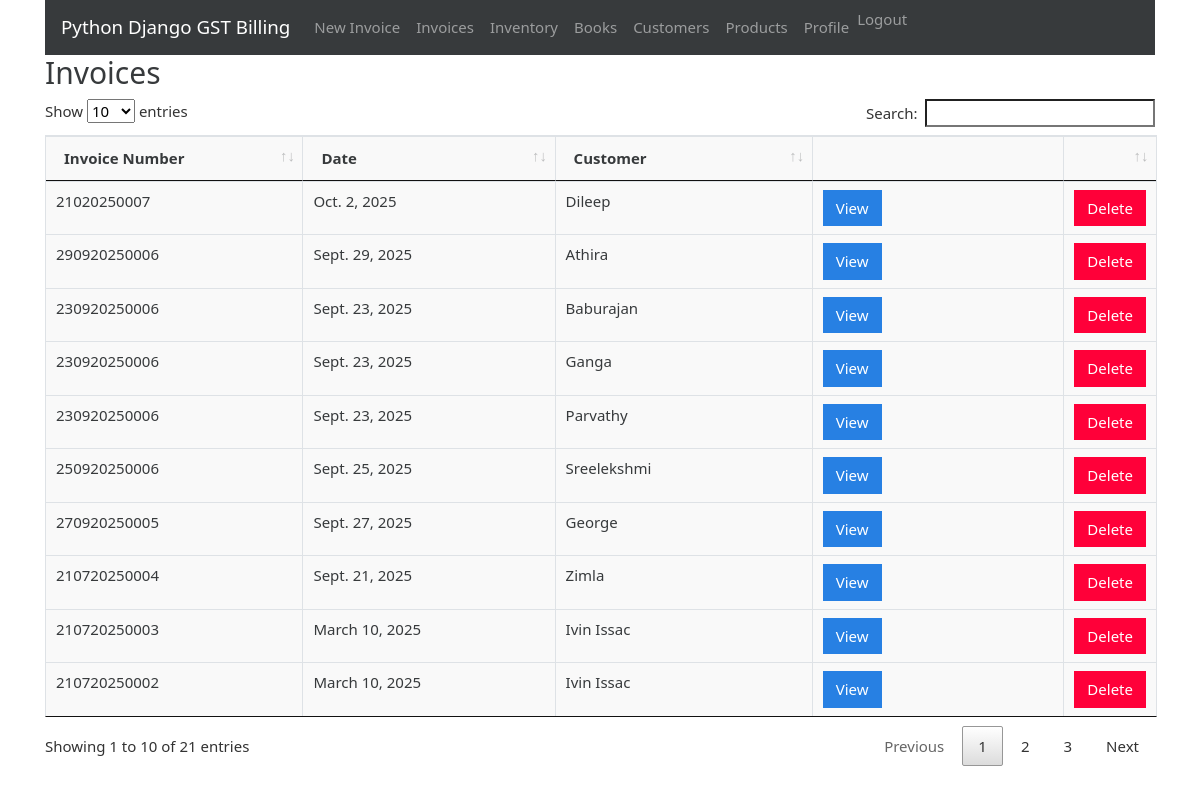
Page /invoices (signed in) on the committed database.
### gstbillingapp/models.py (models this page shows, shortened)
class Invoice(models.Model):
    user = models.ForeignKey(User, null=True, blank=True, on_delete=models.SET_NULL)
    invoice_number = models.IntegerField()
    invoice_date = models.DateField()
    invoice_customer = models.ForeignKey(
        'Customer',
        on_delete=models.SET_NULL,
        null=True
    )
    invoice_json = models.TextField()
    inventory_reflected = models.BooleanField(default=True)
    books_reflected = models.BooleanField(default=True)

class Customer(models.Model):
    user = models.ForeignKey(User, null=True, blank=True, on_delete=models.SET_NULL)
    customer_name = models.CharField(max_length=200)
    customer_address = models.TextField(max_length=600, blank=True, null=True)
    customer_phone = models.CharField(max_length=14, blank=True, null=True)
    customer_gst = models.CharField(max_length=15, blank=True, null=True)
    def __str__(self):
        return self.customer_name

### gstbillingapp/views.py (the view)
# urls.py: path('invoices', views.invoices, name='invoices'),
@login_required
def invoices(request):
    context = {}
    context['invoices'] = Invoice.objects.filter(user=request.user).order_by('-id')
    return render(request, 'gstbillingapp/invoices.html', context)

### gstbillingapp/templates/gstbillingapp/invoices.html (shortened to what this page needs)
{% extends "gstbillingapp/base.html" %}
{% load static %}
{% block content %}
		<h2>Invoices</h2>
		<table class="table table-bordered" id="invoice-table">
		<thead>
			<tr>
				<th>Invoice Number</th>
				<th>Date</th>
				<th>Customer</th>
				<th></th>
				<th></th>
			</tr>
		</thead>
		<tbody class="two-col-form">
			{% for invoice in invoices %}
			<tr>
 				<td>{{invoice.invoice_number}}</td>
 				<td>{{invoice.invoice_date}}</td>
 				<td>{{invoice.invoice_customer}}</td>
				 <td><a href="{% url 'invoice_viewer' invoice.id %}"><button type="button" class="btn btn-primary">View</button></a></td>
				 <td><button type="button" class="btn btn-danger" data-toggle="modal" data-target="#invoiceDeleteModal" data-invoice-id="{{invoice.id}}" data-invoice-number="{{invoice.invoice_number}}, for {{invoice.invoice_customer}}">Delete</button></td>
			</tr>
			{% endfor %}
		</tbody>
		</table>
{% endblock %}

### gstbillingapp/templates/gstbillingapp/base.html (shortened to what this page needs)
{% load static %}
<!doctype html>
<html lang="en">
<head>
	<link rel="stylesheet" href="{% static "gstbillingapp/bootstrap-4.4.1-dist/css/bootstrap-cosmo.min.css" %}">
	<link rel="stylesheet" href="{% static "gstbillingapp/main.css" %}">
	<link rel="stylesheet" href="{% static "gstbillingapp/DataTables/jquery.dataTables.min.css" %}">
	<link rel="stylesheet" href="{% static "gstbillingapp/DataTables/dataTables.bootstrap4.min.css" %}">
</head>
<body>
	<div class="container">
		{% include "gstbillingapp/navbar.html" %}
		{% block content %}{% endblock %}
	</div>
</body>
</html>

### gstbillingapp/templates/gstbillingapp/navbar.html (shortened to what this page needs)
<nav class="navbar navbar-expand-lg navbar-dark bg-dark">
	<a class="navbar-brand" href="{% url 'landing_page' %}">Python Django GST Billing</a>
	<div class="collapse navbar-collapse" id="navbarSupportedContent">
		<ul class="navbar-nav mr-auto">
			{% if user.is_authenticated %}
			<li class="nav-item">
				<a class="nav-link" href="{% url 'invoice_create' %}">New Invoice <span class="sr-only">(current)</span></a>
			</li>
			<li class="nav-item">
				<a class="nav-link" href="{% url 'invoices' %}">Invoices</a>
			</li>
			<li class="nav-item">
				<a class="nav-link" href="{% url 'inventory' %}">Inventory</a>
			</li>
			<li class="nav-item">
				<a class="nav-link" href="{% url 'books' %}">Books</a>
			</li>
			<li class="nav-item">
				<a class="nav-link" href="{% url 'customers' %}">Customers</a>
			</li>
			<li class="nav-item">
				<a class="nav-link" href="{% url 'products' %}">Products</a>
			</li>
			<li class="nav-item">
				<a class="nav-link" href="{% url 'user_profile' %}">Profile</a>
			</li>
			<li class="nav-item">
				<form method="post" action="{% url 'logout' %}" style="display:inline;">
					<button type="submit" class="btn btn-link nav-link" style="padding: 0; border: none; cursor: pointer;">Logout</button>
				</form>
			</li>
			{% endif %}
		</ul>
	</div>
</nav>

### gstbillingapp/static/gstbillingapp/main.css (style rules this page uses)
.table-bordered td, .table-bordered th { padding: 0.25em; }
.table-bordered tbody td, .table-bordered tbody th, .table-bordered thead th, .table-bordered thead td { background: #f9f9f9; }
.two-col-form td, .two-col-form th { width: 25%; }

### rows in the picture
Invoice: invoice_number "21020250007", invoice_date "Oct. 2, 2025", invoice_customer "Dileep"
Invoice: invoice_number "290920250006", invoice_date "Sept. 29, 2025", invoice_customer "Athira"
Invoice: invoice_number "230920250006", invoice_date "Sept. 23, 2025", invoice_customer "Baburajan"
Invoice: invoice_number "230920250006", invoice_date "Sept. 23, 2025", invoice_customer "Ganga"
Invoice: invoice_number "230920250006", invoice_date "Sept. 23, 2025", invoice_customer "Parvathy"
Invoice: invoice_number "250920250006", invoice_date "Sept. 25, 2025", invoice_customer "Sreelekshmi"
Invoice: invoice_number "270920250005", invoice_date "Sept. 27, 2025", invoice_customer "George"
Invoice: invoice_number "210720250004", invoice_date "Sept. 21, 2025", invoice_customer "Zimla"
Invoice: invoice_number "210720250003", invoice_date "March 10, 2025", invoice_customer "Ivin Issac"
Invoice: invoice_number "210720250002", invoice_date "March 10, 2025", invoice_customer "Ivin Issac"
